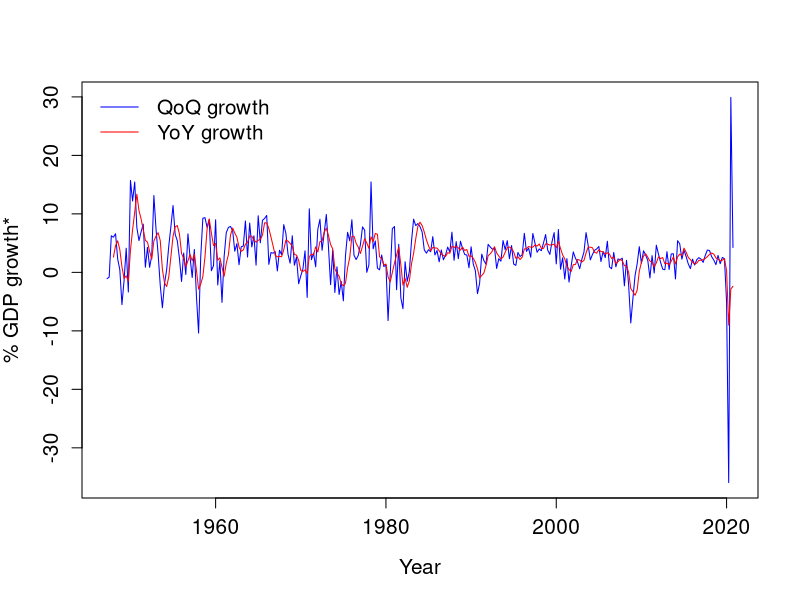

The R source for this figure:
library(readxl)

#data loading
setwd(dirname(rstudioapi::getActiveDocumentContext()$path)) # sets working directory wherever you place the folder with code
setwd("../Data") # moves to directory with data
GDPdata <- read_excel("US_GDP.xlsx", sheet = "GDPcovid") 
GDPdata <- as.data.frame(GDPdata)
#data glance
head(GDPdata)

#convert to time series
GDP_QoQ  <- ts(GDPdata$`QoQ`, start = c(1947,2), end = c(2020,4), frequency = 4) * 100
GDP_YoY  <- ts(GDPdata$`YoY`, start = c(1947,2), end = c(2020,4), frequency = 4) * 100

#plot time series
leg.txt <- c("QoQ growth", "YoY growth")
ts.plot(GDP_QoQ,GDP_YoY, col = c("blue", "red"), gpars = list(axes=FALSE,frame=TRUE, ann=FALSE))
axis(2, cex.axis=1.25)
axis(1, cex.axis=1.25)
title(xlab="Year", cex.lab=1.25)
title(ylab="% GDP growth*", cex.lab=1.25)
legend("topleft", bty="n", lty=c(1.25,1.25), col=c("blue", "red"),
       legend=leg.txt, cex = 1.25)
